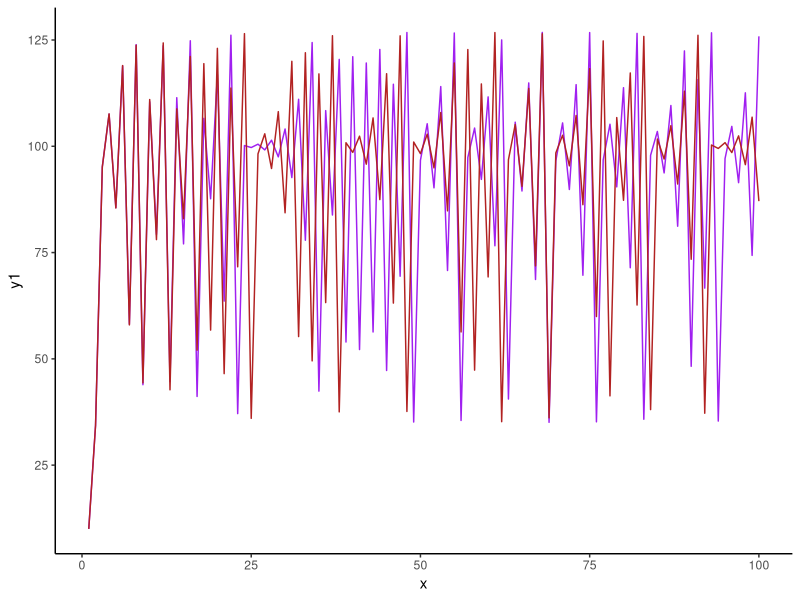
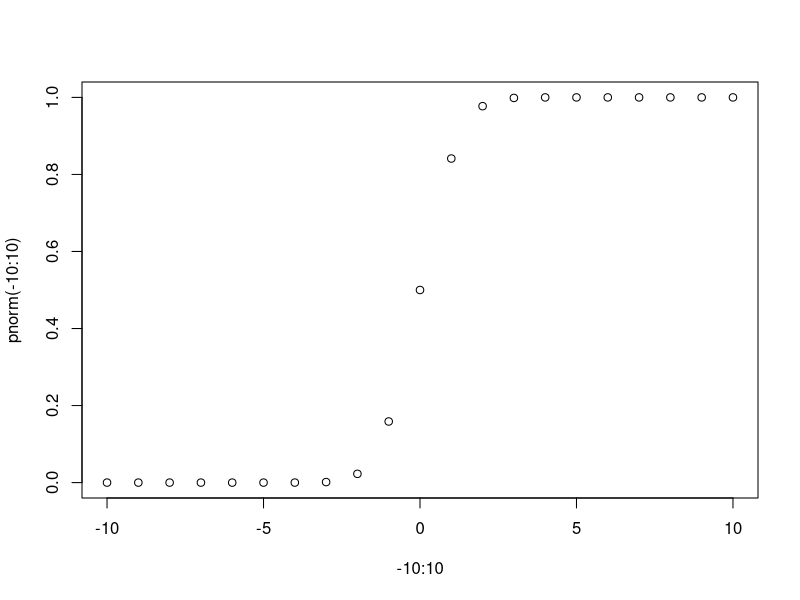
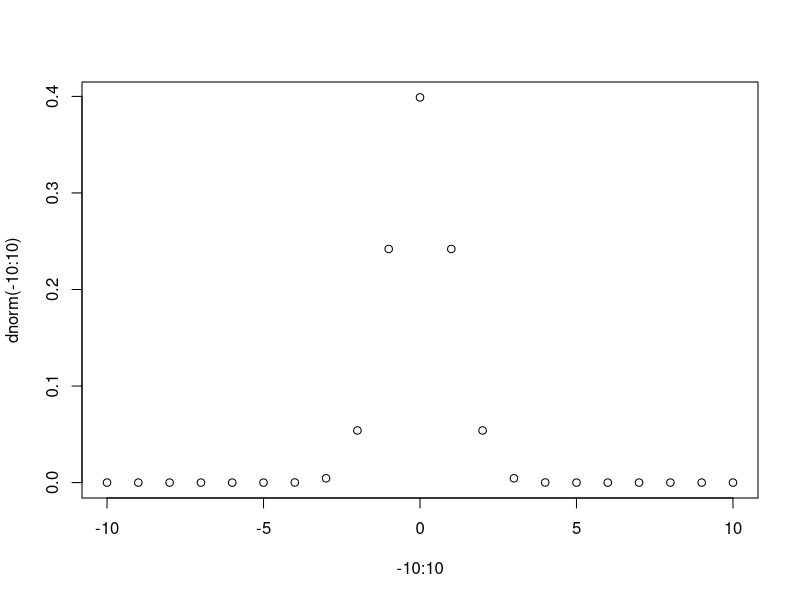
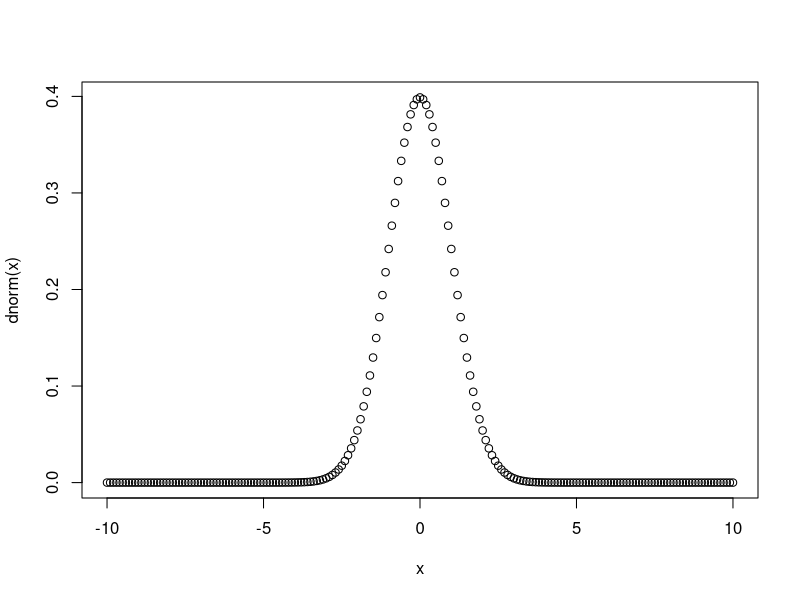

Write R code to recreate these figures, in order.
## ---- chunk 1
library("ggplot2")
library("gridExtra")
library("cowplot")

filedir <- "~/Dropbox/CURSO_INSP_2019/course_files/"
knitr::opts_chunk$set(tidy = FALSE, error = TRUE)
## ---- chunk 2
for (i in 1:10) {
  print(i^2)
}
## ---- chunk 3
print(i)
## ---- chunk 4
i <- 5
if (i == 5) {
  i <- i^2
}
print(i)
## ---- chunk 5
i <- 1
if (i == 5) {
  i <- i^2
} else {
  i <- i + 1
}
print(i)
## ---- chunk 6
i <- 1
j <- 7
if ((i == 1) & (i < j)) {
  i <- i + j
}
print(i)
## ---- chunk 7
i <- 11
j <- 7
if ((i == 1) & (i < j)) {
  i <- i + j
}
print(i)
## ---- chunk 8
i <- 1
j <- 0
if ((i == 1) & (i < j)) {
  i <- i + j
}
print(i)
## ---- chunk 9
i <- 1
j <- 1 / 2
if ((i == 1) | (i < j)) {
  i <- i + j
}
print(i)
## ---- chunk 10
i <- 21
j <- 22
if ((i == 1) | (i < j)) {
  i <- i + j
}
print(i)
## ---- chunk 11
i <- 121
j <- 22
if ((i == 1) | (i < j)) {
  i <- i + j
}
print(i)
## ---- chunk 12
numeros <- c(
  7.65688984, 0.45416281, -0.53197482, -11.68901517,
  -0.22092715, -6.65860576, -0.96411401, -0.04875882,
  -0.88076032, -9.47716275, 12.48699956, 58.37690942,
  0.75332369, -0.07644519, -0.47168251, 0.04574367,
  0.21158367, 6.57919350, 1.61654489, -144.28602691
)
## ---- chunk 13
print(paste0("Media: ", mean(numeros)))
print(paste0("Desviación: ", sd(numeros)))
## ---- chunk 14
sexo <- c(
  "Hombre", "Mujer", "Mujer", "Mujer", "Hombre",
  "Mujer", "Hombre", "Hombre"
)
edad <- c(28, 12, 77, 32, 46, 53, 17, 20, 88)
expo <- c(1, 0, 1.5, 2.2, 2, 5, 1.01, 3.2)
## ---- chunk 15
# Hay n personas: para cada una hay que calcular su riesgo relativo
n <- length(sexo)
riesgo <- c()
persona <- 1

while (persona < n) {
  # Checar la edad de la persona
  if (edad[persona] < 45) {
    # Checar el sexo
    if (sexo[persona] == "Hombre") {
      riesgo[persona] <- expo[persona] * 1.025
    } else {
      riesgo[persona] <- expo[persona] * 1.032
    }
  } else {
    # Checar el sexo
    if (sexo[persona] == "Hombre") {
      riesgo[persona] <- expo[persona] * 1.052
    } else {
      riesgo[persona] <- expo[persona] * 1.066
    }
  }

  persona <- persona + 1
}

print(riesgo)
## ---- chunk 16
1 - 0.000000001
## ---- chunk 17
exp(1000)
## ---- chunk 18
sqrt(100)
## ---- chunk 19
sqrt(12345678.12345678^2)
## ---- chunk 20
ejemplo <- c()
a <- 2.701
for (i in 1:100) {
  if (i == 1) {
    ejemplo[i] <- 10
  } else {
    ejemplo[i] <- ejemplo[i - 1] +
      a * ejemplo[i - 1] * (1 - ejemplo[i - 1] / 100)
  }
}

print(ejemplo[100])
## ---- chunk 21
ejemplo2 <- c()
a <- 2.70
for (i in 1:100) {
  if (i == 1) {
    ejemplo2[i] <- 10
  } else {
    ejemplo2[i] <- ejemplo2[i - 1] +
      a * ejemplo2[i - 1] * (1 - ejemplo2[i - 1] / 100)
  }
}

print(ejemplo2[100])
## ---- chunk 22
library(ggplot2)

ejedato <- as.data.frame(cbind(x = 1:100, y1 = ejemplo, y2 = ejemplo2))
ggplot(ejedato, aes(x = x)) +
  geom_path(aes(y = y1), col = "purple") +
  geom_path(aes(y = y2), col = "firebrick") +
  theme_classic()
## ---- chunk 23
a <- 2
aleatorio <- c()
for (i in 1:100) {
  aleatorio[i] <- a + i
}
## ---- chunk 24
print(head(aleatorio))
## ---- chunk 25
aleatorio2 <- c()
for (i in 1:100) {
  if (i == 1) {
    aleatorio2[i] <- 0.9
  } else {
    aleatorio2[i] <- aleatorio2[i - 1] +
      2.81 * aleatorio2[i - 1] * (1 - aleatorio2[i - 1] / 17)
  }
}
## ---- chunk 26
print(head(aleatorio2))
## ---- chunk 27
set.seed(98)
## ---- chunk 28
round(runif(10), 2)
## ---- chunk 29
round(rnorm(7), 2)
## ---- chunk 30
round(rexp(8, rate = 5), 2)
## ---- chunk 31
y <- rnorm(1000)
## ---- chunk 32
summary(y)
## ---- chunk 33
pnorm(0)
## ---- chunk 34
pnorm(-10:10)
## ---- chunk 35
plot(-10:10, pnorm(-10:10))
## ---- chunk 36
plot(-10:10, dnorm(-10:10))
## ---- chunk 37
-10:10
## ---- chunk 38
x <- seq(-10, 10, 0.1)
## ---- chunk 39
head(x, 9)
## ---- chunk 40
plot(x, dnorm(x))
## ---- chunk 41
set.seed(1234)
## ---- chunk 42
rnorm(1)
## ---- chunk 43
rnorm(1)
## ---- chunk 44
set.seed(1234)
rnorm(1)
